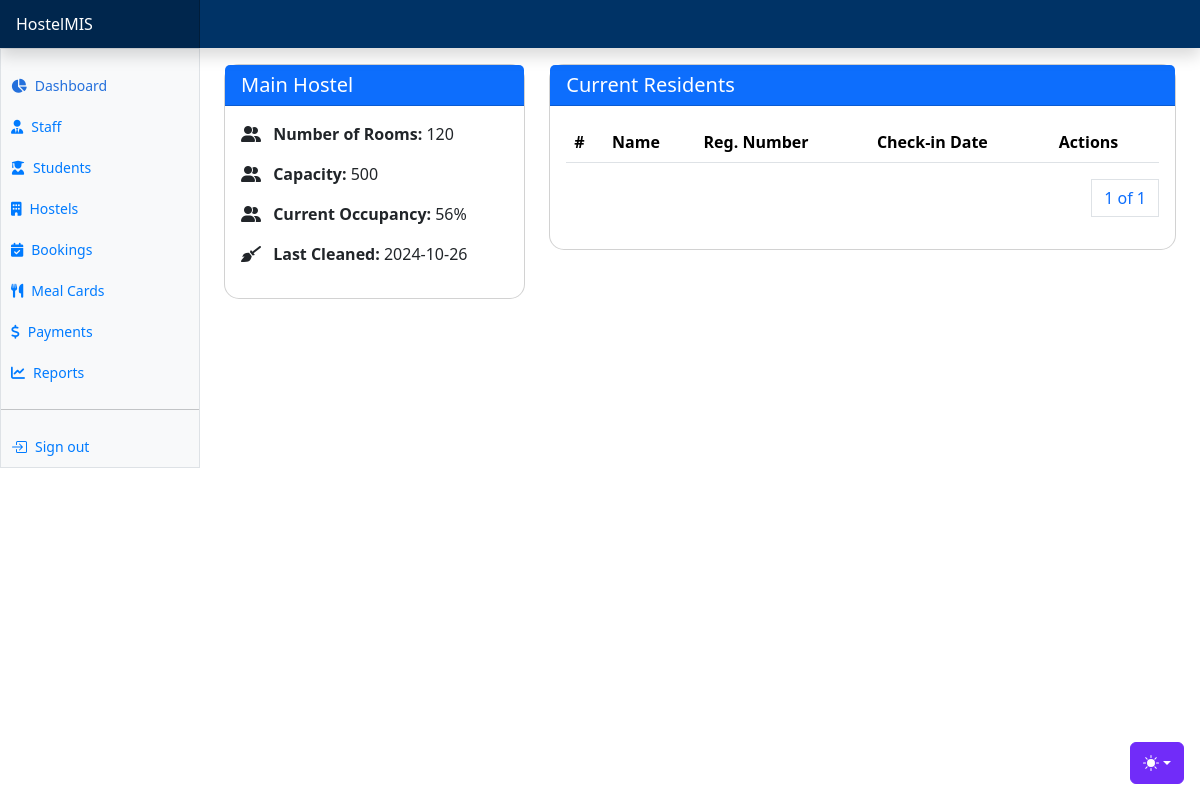
Page /hostels/1/details on the earlier database version.
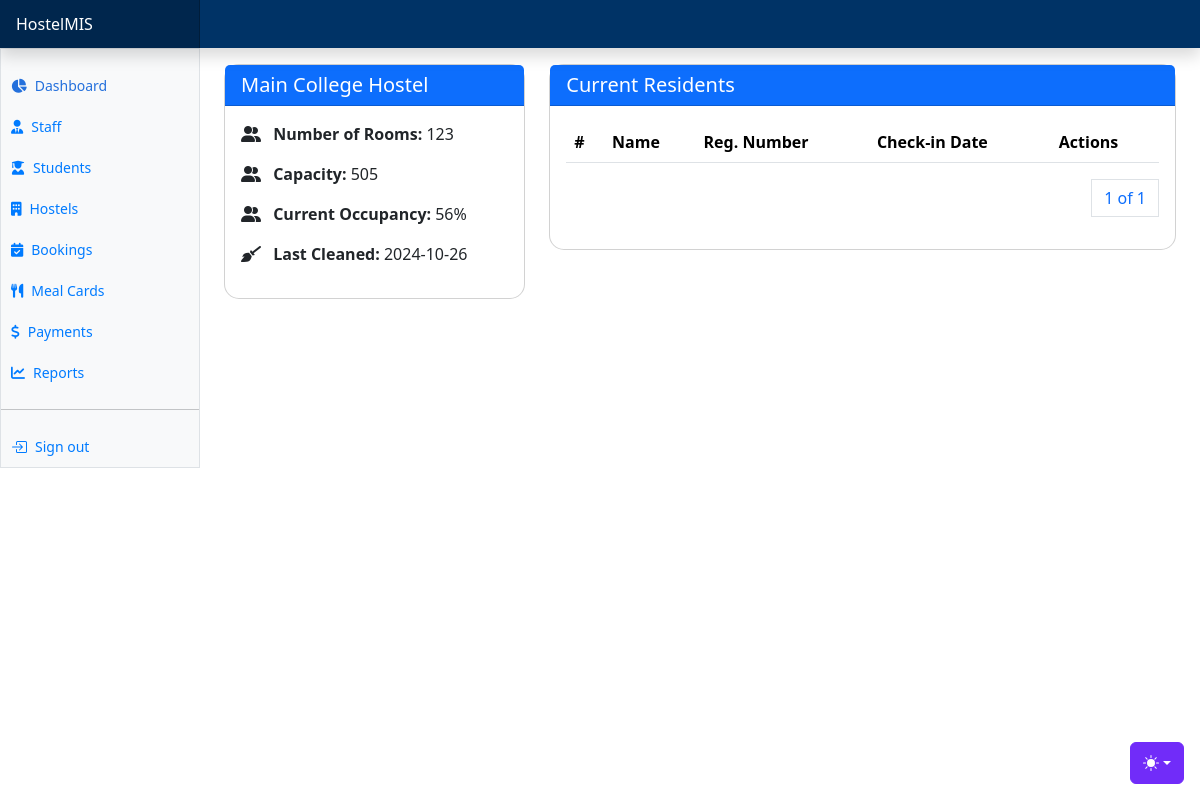
Same page on the later database version.
### apps/hostels/models.py (models this page shows, shortened)
class Hostel(AbsoluteBaseModel):
    name = models.CharField(max_length=255)
    rooms = models.IntegerField(default=1)
    capacity = models.IntegerField(default=1)

### apps/hostels/views.py (the view)
# urls.py: path("<int:id>/details", hostel_details, name="hostel-details"),
def hostel_details(request, id):
    hostel = Hostel.objects.get(id=id)
    hostel_students = Student.objects.filter(room_assigned__hostel_id=id)
    students = Student.objects.all()
    paginator = Paginator(hostel_students, 6)
    page_number = request.GET.get("page")
    page_obj = paginator.get_page(page_number)
    context = {
        "hostel": hostel,
        "page_obj": page_obj,
        "students": students,
    }
    return render(request, "hostels/hostel_details.html", context)

### apps/users/models.py (called while the page is built)
    def name(self):
        return f"{self.first_name} {self.last_name}"

### templates/hostels/hostel_details.html (shortened to what this page needs)
{% extends "base.html" %}
{% block content %}
<div class="row">
    <div class="col-md-4 mb-4">
        <div class="card">
            <div class="card-header bg-primary text-white">
                <h5 class="card-title mb-0">{{hostel.name}}</h5>
            </div>
            <div class="card-body">
                <div class="mb-3">
                    <i class="fas fa-user-friends me-2"></i>
                    <strong>Number of Rooms:</strong> {{hostel.rooms}}
                </div>
                <div class="mb-3">
                    <i class="fas fa-user-friends me-2"></i>
                    <strong>Capacity:</strong> {{hostel.capacity}}
                </div>
                <div class="mb-3">
                    <i class="fas fa-user-friends me-2"></i>
                    <strong>Current Occupancy:</strong> 56%
                </div>
                <div class="mb-3">
                    <i class="fas fa-broom me-2"></i>
                    <strong>Last Cleaned:</strong> 2024-10-26
                </div>
            </div>
        </div>
    </div>
    <div class="col-md-8">
        <div class="card">
            <div class="card-header bg-primary text-white d-flex justify-content-between align-items-center">
                <h5 class="card-title mb-0">Current Residents</h5>
            </div>
            <div class="card-body">
                <div class="table-responsive">
                    <table class="table table-hover">
                        <thead>
                            <tr>
                                <th>#</th>
                                <th>Name</th>
                                <th>Reg. Number</th>
                                <th>Check-in Date</th>
                                <th>Actions</th>
                            </tr>
                        </thead>
                    </table>
                    <div>
                        <nav aria-label="Page navigation example">
                          <ul class="pagination justify-content-end">
                            <a class="page-link" href="#">{{ page_obj.number }} of {{ page_obj.paginator.num_pages }}</a>
                          </ul>
                        </nav>
                      </div>
                </div>
            </div>
        </div>
    </div>
</div>
{% endblock content %}

Differences in the rows shown:
changed Hostel: name "Main Hostel" → "Main College Hostel"; rooms "120" → "123"; capacity "500" → "505"
